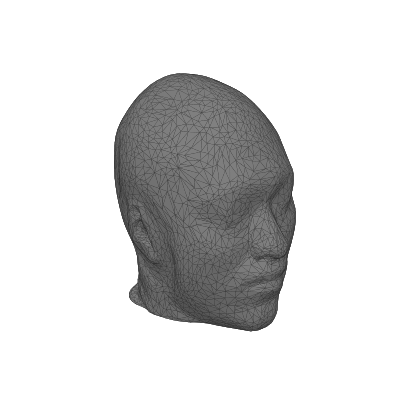

This chart was generated by the following Python code:
import os

import matplotlib.pyplot as plt
from matplotlib.colors import LightSource
import numpy as np
import open3d as o3d


elev, azim = 25, 50

# data
fname = os.path.join('data', 'model', 'head.scaled')
points = np.loadtxt(fname + '.xyz')
normals = np.loadtxt(fname + '.normals')
mesh = o3d.io.read_triangle_mesh(fname + '.iso.watertight.off')

# surface
mesh_smp = mesh.simplify_quadric_decimation(6500)
vert_smp = np.asarray(mesh_smp.vertices)
tri_smp = np.asarray(mesh_smp.triangles)
ls = LightSource(elev+20, azim)

fig = plt.figure(figsize=(5, 5))
ax = plt.axes(projection='3d')
ax.plot_trisurf(*vert_smp.T, triangles=tri_smp,
                color='gray', ec='k', lw=0.05, lightsource=ls)
ax.set_box_aspect(np.ptp(points, axis=0))
ax.set_axis_off()
ax.view_init(elev, azim)
plt.show()

fig.savefig(__file__.strip('.py') + '.pdf',
            bbox_inches='tight',
            pad_inches=None)
